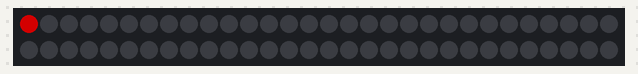
A program run on a simulated Raspberry Pi (BCM pin numbers). Shown: 60 RGB LEDs in strip order, left to right, continuing on the next row. Dim RGB values are drawn brighter than linear; threads take turns every 2 ms; what the program prints to the terminal is not drawn. At 10.1 s the program stops and its outputs stay as they are.

Above: at 0.01 s.
At 0.65 s:
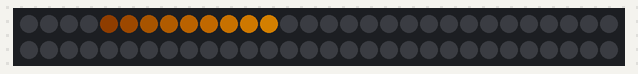
At 1.63 s:
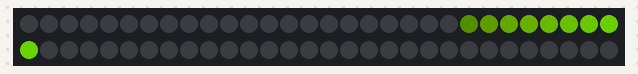
At 2.49 s:
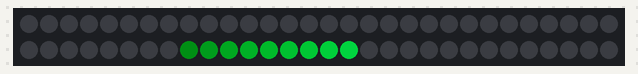
At 4.98 s:
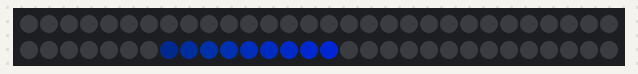
At 10.0 s:
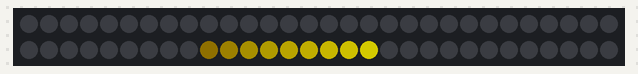

The program:

LrainbowMarquee.py
```python
import sys
import os
import board
import neopixel
import time
import colorsys
import threading

# --- 自动申请sudo权限 ---
if os.geteuid() != 0:
    print("正在自动请求sudo权限...")
    os.execvp("sudo", ["sudo", sys.executable] + sys.argv)

# LED 数量
NUM_PIXELS = 60

# 初始化灯带
pixels = neopixel.NeoPixel(board.D18, NUM_PIXELS, brightness=0.5, auto_write=False)

def hsv_to_rgb(h, s, v):
    """将 HSV 转为 RGB，输出为 0-255 的整数元组"""
    r, g, b = colorsys.hsv_to_rgb(h, s, v)
    return (int(r * 255), int(g * 255), int(b * 255))

def rainbowMarquee(stop_event, speed=0.5, tail_length=9):
    """彩虹拖尾跑马灯
    speed: 0-1 浮点数，越大变化越快
    tail_length: 拖尾长度
    """
    # 处理tail_length必须是整数，且至少为1
    tail_length = max(1, int(tail_length))
    print(f"启动彩虹拖尾跑马灯 speed={speed:.2f} tail_length={tail_length}")

    # 将0-1的速度值转换为实际的延迟时间（0.1-0.001秒）
    delay_time = 0.1 * (1 - speed) + 0.001

    hue_offset = 0  # 用于彩虹变化

    try:
        while not stop_event.is_set():
            # 从左到右
            for head in range(NUM_PIXELS + tail_length):
                if stop_event.is_set():
                    break
                pixels.fill((0, 0, 0))  # 清空
                for i in range(tail_length):
                    pos = head - i
                    if 0 <= pos < NUM_PIXELS:
                        brightness = 1.0 - (i / tail_length)  # 越靠后越暗
                        hue = ((pos + hue_offset) % 360) / 360.0  # 彩虹色循环
                        color = hsv_to_rgb(hue, 1.0, brightness)
                        pixels[pos] = color
                pixels.show()
                time.sleep(delay_time)
                hue_offset = (hue_offset + 2) % 360  # 彩虹色慢慢滚动

            # 从右到左
            for head in reversed(range(NUM_PIXELS + tail_length)):
                if stop_event.is_set():
                    break
                pixels.fill((0, 0, 0))
                for i in range(tail_length):
                    pos = head - i
                    if 0 <= pos < NUM_PIXELS:
                        brightness = 1.0 - (i / tail_length)
                        hue = ((pos + hue_offset) % 360) / 360.0
                        color = hsv_to_rgb(hue, 1.0, brightness)
                        pixels[pos] = color
                pixels.show()
                time.sleep(delay_time)
                hue_offset = (hue_offset + 2) % 360

    except KeyboardInterrupt:
        print("\n中断，关闭灯光")
        pixels.fill((0, 0, 0))
        pixels.show()
    finally:
        # 退出时确保灯带熄灭
        pixels.fill((0, 0, 0))
        pixels.show()

# 启动模式的线程
def start_light_mode(mode_function, *args):
    stop_event = threading.Event()  # 创建停止事件
    mode_thread = threading.Thread(target=mode_function, args=(stop_event, *args))
    mode_thread.start()
    return stop_event, mode_thread

if __name__ == "__main__":
    stop_event, mode_thread = start_light_mode(rainbowMarquee)

    # 模拟等待 10 秒后切换模式（你可以根据需求修改时间）
    time.sleep(10)

    # 停止当前模式
    stop_event.set()
    mode_thread.join()  # 等待当前模式线程退出
    print("彩虹拖尾跑马灯模式已停止")
```
